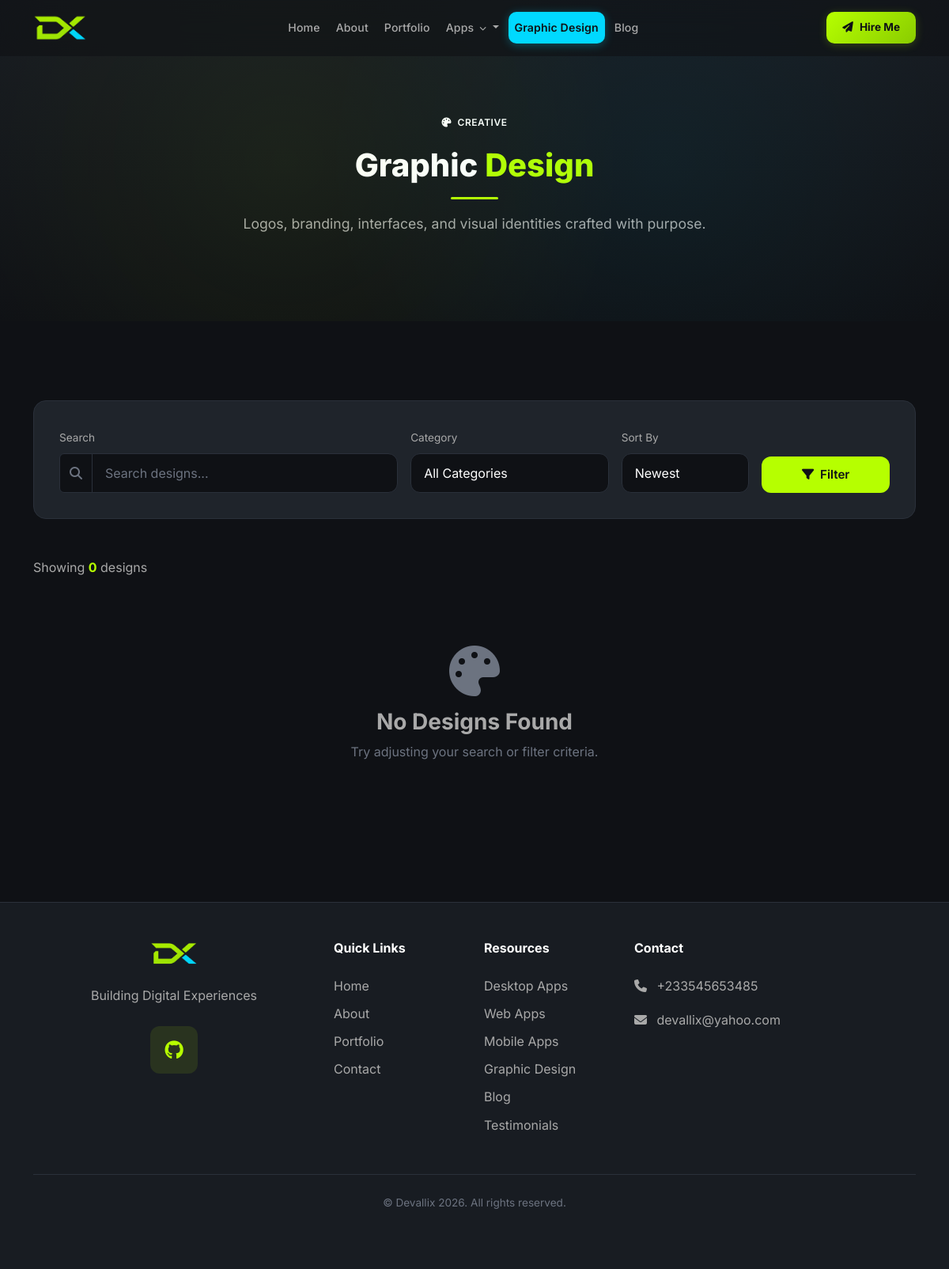
Screenshot of /graphic-design/ with the database file from the repository.
### apps/core/models.py (models this page shows, shortened)
class SiteSettings(models.Model):
    site_name = models.CharField(max_length=200, default='DevPortfolio')
    site_tagline = models.CharField(max_length=300, blank=True)
    logo = models.ImageField(upload_to='uploads/site/', blank=True, null=True)
    favicon = models.ImageField(upload_to='uploads/site/', blank=True, null=True)
    hero_title = models.CharField(max_length=300, blank=True)
    hero_subtitle = models.TextField(blank=True)
    hero_cta_text = models.CharField(max_length=100, default='View Portfolio')
    hero_cta_url = models.CharField(max_length=300, default='/portfolio/')
    about_image = models.ImageField(upload_to='uploads/site/', blank=True, null=True)
    footer_text = models.TextField(blank=True)
    meta_title = models.CharField(max_length=200, blank=True)
    meta_description = models.TextField(blank=True)
    meta_keywords = models.TextField(blank=True)
    og_image = models.ImageField(upload_to='uploads/site/', blank=True, null=True)
    google_analytics_code = models.TextField(blank=True)
    email = models.EmailField(blank=True)
    phone = models.CharField(max_length=20, blank=True)
    address = models.TextField(blank=True)
    github_url = models.URLField(blank=True)
    linkedin_url = models.URLField(blank=True)
    twitter_url = models.URLField(blank=True)
    youtube_url = models.URLField(blank=True)
    facebook_url = models.URLField(blank=True)
    instagram_url = models.URLField(blank=True)
    updated_at = models.DateTimeField(auto_now=True)
    class Meta:
        verbose_name = 'Site Settings'
        verbose_name_plural = 'Site Settings'
    @classmethod
    def load(cls):
        obj, created = cls.objects.get_or_create(pk=1)
        return obj

### apps/graphic_design/views.py (the view)
# urls.py: path('graphic-design/', views.DesignListView.as_view(), name='design_list'),
class DesignListView(ListView):
    model = GraphicDesignProject
    template_name = 'graphic_design/design_list.html'
    context_object_name = 'designs'
    paginate_by = 12
    def get_queryset(self):
        qs = GraphicDesignProject.objects.filter(published=True)
        category = self.request.GET.get('category')
        search = self.request.GET.get('q')
        sort = self.request.GET.get('sort', '-created_at')
        if category:
            qs = qs.filter(category=category)
        if search:
            qs = qs.filter(name__icontains=search)
        valid_sort = ['-created_at', 'created_at', 'name', '-display_order']
        if sort in valid_sort:
            qs = qs.order_by(sort)
        return qs
    def get_context_data(self, **kwargs):
        context = super().get_context_data(**kwargs)
        context['search_query'] = self.request.GET.get('q', '')
        context['current_category'] = self.request.GET.get('category', '')
        context['current_sort'] = self.request.GET.get('sort', '-created_at')
        context['total_count'] = self.get_queryset().count()
        context['categories'] = GraphicDesignProject.CATEGORY_CHOICES
        return context

### apps/core/context_processors.py (called while the page is built)
def site_settings_context(request):
    try:
        settings = SiteSettings.load()
    except Exception:
        settings = None
    return {'site_settings': settings}

### templates/graphic_design/design_list.html (shortened to what this page needs)
{% extends 'base.html' %}
{% block content %}
<div class="page-header">
    <div class="container">
        <div class="row justify-content-center">
            <div class="col-lg-8 text-center" data-aos="fade-up">
                <span class="badge-custom mb-3"><i class="fas fa-palette me-1"></i> Creative</span>
                <h1 class="section-title">Graphic <span class="accent">Design</span></h1>
                <div class="divider divider-center"></div>
                <p class="section-subtitle">Logos, branding, interfaces, and visual identities crafted with purpose.</p>
            </div>
        </div>
    </div>
</div>
<section class="section-padding">
    <div class="container">
        <div class="card-custom mb-5" data-aos="fade-up">
            <form method="get" class="row g-3 align-items-end">
                <div class="col-lg-5 col-md-6">
                    <label class="form-label" style="color:var(--text-muted);font-size:0.85rem;">Search</label>
                    <div class="input-group">
                        <span class="input-group-text" style="background:var(--bg-primary);border-color:var(--border-color);color:var(--text-dim);"><i class="fas fa-search"></i></span>
                        <input type="text" name="q" class="form-control form-control-custom" placeholder="Search designs..." value="{{ search_query|default:'' }}">
                    </div>
                </div>
                <div class="col-lg-3 col-md-6">
                    <label class="form-label" style="color:var(--text-muted);font-size:0.85rem;">Category</label>
                    <select name="category" class="form-select form-control-custom">
                        <option value="">All Categories</option>
                    </select>
                </div>
                <div class="col-lg-2 col-md-6">
                    <label class="form-label" style="color:var(--text-muted);font-size:0.85rem;">Sort By</label>
                    <select name="sort" class="form-select form-control-custom">
                        <option value="-created_at" {% if current_sort == '-created_at' %}selected{% endif %}>Newest</option>
                    </select>
                </div>
                <div class="col-lg-2 col-md-6">
                    <button type="submit" class="btn btn-primary-custom w-100 justify-content-center">
                        <i class="fas fa-filter"></i> Filter
                    </button>
                </div>
            </form>
        </div>
        <div class="d-flex flex-wrap justify-content-between align-items-center gap-2 mb-4" data-aos="fade-up">
            <p style="color:var(--text-muted);margin:0;">Showing <strong style="color:var(--accent-primary);">{{ total_count }}</strong> design{{ total_count|pluralize }}</p>
        </div>
        <div class="row g-4">
            {% for design in designs %}
            <div class="col-lg-4 col-md-6" data-aos="fade-up" data-aos-delay="{{ forloop.counter0|divisibleby:3|yesno:'100,200,300' }}">
                <div class="card-custom h-100 hover-lift" style="padding:0;overflow:hidden;">
                    {% if design.image %}
                    <div style="height:240px;overflow:hidden;">
                        <img src="{{ design.image.url }}" alt="{{ design.name }}" style="width:100%;height:100%;object-fit:cover;transition:transform 0.5s ease;" onmouseover="this.style.transform='scale(1.05)'" onmouseout="this.style.transform='scale(1)'">
                    </div>
                    {% else %}
                    <div style="height:240px;background:linear-gradient(135deg,var(--bg-card),var(--bg-secondary));display:flex;align-items:center;justify-content:center;">
                        <i class="fas fa-palette" style="font-size:3rem;color:var(--text-dim);"></i>
                    </div>
                    {% endif %}
                    <div class="p-4">
                        <div class="d-flex align-items-center gap-2 mb-2">
                            {% if design.featured %}
                            <span class="badge-custom" style="background:rgba(182,255,0,0.15);color:var(--accent-primary);border-color:rgba(182,255,0,0.3);font-size:0.65rem;">
                                <i class="fas fa-star me-1"></i> Featured
                            </span>
                            {% endif %}
                            <span class="badge-custom" style="background:rgba(0,217,255,0.15);color:var(--accent-secondary);border-color:rgba(0,217,255,0.3);font-size:0.65rem;">{{ design.get_category_display }}</span>
                        </div>
                        <h5 class="fw-bold mb-2">{{ design.name }}</h5>
                        <p style="color:var(--text-muted);font-size:0.9rem;display:-webkit-box;-webkit-line-clamp:2;-webkit-box-orient:vertical;overflow:hidden;margin-bottom:1rem;">{{ design.short_description }}</p>
                        <div class="d-flex flex-wrap align-items-center justify-content-between gap-2 pt-3" style="border-top:1px solid var(--border-color);">
                            <span style="color:var(--text-dim);font-size:0.8rem;">
                                {% if design.client %}<i class="fas fa-user me-1"></i>{{ design.client }}{% else %}<i class="far fa-calendar me-1"></i>{{ design.created_at|date:"M Y" }}{% endif %}
                            </span>
                            <a href="{{ design.get_absolute_url }}" class="btn btn-sm btn-primary-custom" style="padding:6px 14px;">
                                <i class="fas fa-arrow-right"></i>
                            </a>
                        </div>
                    </div>
                </div>
            </div>
            {% empty %}
            <div class="col-12">
                <div class="empty-state">
                    <i class="fas fa-palette"></i>
                    <h3>No Designs Found</h3>
                    <p>Try adjusting your search or filter criteria.</p>
                </div>
            </div>
            {% endfor %}
        </div>
    </div>
</section>
{% endblock %}

### templates/includes/navbar.html (shortened to what this page needs)
<nav class="navbar navbar-expand-lg navbar-dark fixed-top" id="mainNav">
    <div class="container">
        <a class="navbar-brand d-flex align-items-center gap-2" href="{% url 'core:home' %}" aria-label="{{ site_settings.site_name|default:'DevPortfolio' }} home">
            {% if site_settings.logo %}
            <img src="{{ site_settings.logo.url }}" alt="{{ site_settings.site_name }}" height="36">
            {% else %}
            <div class="brand-logo-box">
                <span>D</span>
            </div>
            {% endif %}
        </a>
        <div class="collapse navbar-collapse" id="navbarNav">
            <ul class="navbar-nav mx-auto align-items-lg-center nav-pills-wrapper">
                <li class="nav-item">
                    <a class="nav-link {% if request.resolver_match.url_name == 'home' %}active{% endif %}" href="{% url 'core:home' %}">Home</a>
                </li>
                <li class="nav-item">
                    <a class="nav-link {% if request.resolver_match.url_name == 'about' %}active{% endif %}" href="{% url 'core:about' %}">About</a>
                </li>
                <li class="nav-item">
                    <a class="nav-link {% if request.resolver_match.url_name == 'portfolio' %}active{% endif %}" href="{% url 'portfolio:portfolio' %}">Portfolio</a>
                </li>
                <li class="nav-item dropdown nav-apps-dropdown">
                    <a class="nav-link dropdown-toggle " href="#" id="appsDropdown" role="button" data-bs-toggle="dropdown" data-bs-display="static" aria-expanded="false">
                        Apps <i class="fas fa-chevron-down nav-chevron"></i>
                    </a>
                </li>
                <li class="nav-item">
                    <a class="nav-link {% if request.resolver_match.app_name == 'graphic_design' %}active{% endif %}" href="{% url 'graphic_design:design_list' %}">Graphic Design</a>
                </li>
                <li class="nav-item">
                    <a class="nav-link {% if request.resolver_match.app_name == 'blog' %}active{% endif %}" href="{% url 'blog:post_list' %}">Blog</a>
                </li>
            </ul>
            <div class="d-flex align-items-center gap-3 nav-actions">
                <a href="{% url 'contact:contact' %}" class="nav-cta-btn">
                    <span class="nav-cta-icon"><i class="fas fa-paper-plane"></i></span>
                    Hire Me
                </a>
            </div>
        </div>
    </div>
</nav>

### templates/includes/footer.html (shortened to what this page needs)
<footer class="bg-secondary-custom" style="border-top:1px solid var(--border-color);">
    <div class="container py-5">
        <div class="row g-4 justify-content-center text-center">
            <div class="col-lg-4 col-md-6">
                <div class="d-flex flex-wrap align-items-center justify-content-center gap-2 mb-4">
                    {% if site_settings.logo %}
                    <img src="{{ site_settings.logo.url }}" alt="{{ site_settings.site_name }}" height="32">
                    {% else %}
                    <div style="width:32px;height:32px;border-radius:8px;background:var(--accent-primary);display:flex;align-items:center;justify-content:center;">
                        <span style="color:var(--bg-primary);font-weight:800;">D</span>
                    </div>
                    {% endif %}
                </div>
                <p style="color:var(--text-muted);max-width:350px;margin:0 auto;">{{ site_settings.footer_text|default:'Professional software developer crafting premium desktop, web and mobile applications, plus bold graphic design.' }}</p>
                <div class="d-flex justify-content-center gap-3 mt-4">
                    {% if site_settings.github_url %}
                    <a href="{{ site_settings.github_url }}" class="icon-box icon-box-accent" target="_blank" rel="noopener">
                        <i class="fab fa-github"></i>
                    </a>
                    {% endif %}
                </div>
            </div>
            <div class="col-lg-2 col-md-6 text-start">
                <h6 class="fw-bold mb-4" style="color:var(--text-white);">Quick Links</h6>
                <ul class="list-unstyled footer-links">
                    <li class="mb-2"><a href="{% url 'core:home' %}">Home</a></li>
                    <li class="mb-2"><a href="{% url 'core:about' %}">About</a></li>
                    <li class="mb-2"><a href="{% url 'portfolio:portfolio' %}">Portfolio</a></li>
                    <li class="mb-2"><a href="{% url 'contact:contact' %}">Contact</a></li>
                </ul>
            </div>
            <div class="col-lg-2 col-md-6 text-start">
                <h6 class="fw-bold mb-4" style="color:var(--text-white);">Resources</h6>
                <ul class="list-unstyled footer-links">
                    <li class="mb-2"><a href="{% url 'desktop_apps:app_list' %}">Desktop Apps</a></li>
                    <li class="mb-2"><a href="{% url 'web_projects:project_list' %}">Web Apps</a></li>
                    <li class="mb-2"><a href="{% url 'mobile_apps:app_list' %}">Mobile Apps</a></li>
                    <li class="mb-2"><a href="{% url 'graphic_design:design_list' %}">Graphic Design</a></li>
                    <li class="mb-2"><a href="{% url 'blog:post_list' %}">Blog</a></li>
                    <li class="mb-2"><a href="{% url 'testimonials:testimonial_list' %}">Testimonials</a></li>
                </ul>
            </div>
            <div class="col-lg-4 col-md-6 text-start">
                <h6 class="fw-bold mb-4" style="color:var(--text-white);">Contact</h6>
                <div class="footer-contact">
                    {% if site_settings.phone %}
                    <div class="mb-3" style="color:var(--text-muted);">
                        <i class="fas fa-phone me-2"></i>
                        <span>{{ site_settings.phone }}</span>
                    </div>
                    {% endif %}
                    {% if site_settings.email %}
                    <div class="mb-3" style="color:var(--text-muted);">
                        <i class="fas fa-envelope me-2"></i>
                        <span>{{ site_settings.email }}</span>
                    </div>
                    {% endif %}
                </div>
            </div>
        </div>
        <div style="border-top:1px solid var(--border-color);margin-top:2rem;">
            <div class="py-4 text-center">
                <p style="color:var(--text-dim);font-size:0.85rem;margin:0;">
                    &copy; Devallix 2026. All rights reserved.
                </p>
            </div>
        </div>
    </div>
</footer>

### templates/includes/footer.html (style rules this page uses)
.footer-links a { color: var(--text-muted); transition: color 0.2s ease; text-decoration: none; }
.footer-contact div { transition: color 0.2s ease; }

### rows the page displays
SiteSettings: logo (picture), footer_text "Building Digital Experiences", phone "+233545653485", email "devallix@yahoo.com"

### other values shown
{{ total_count }} "0"
